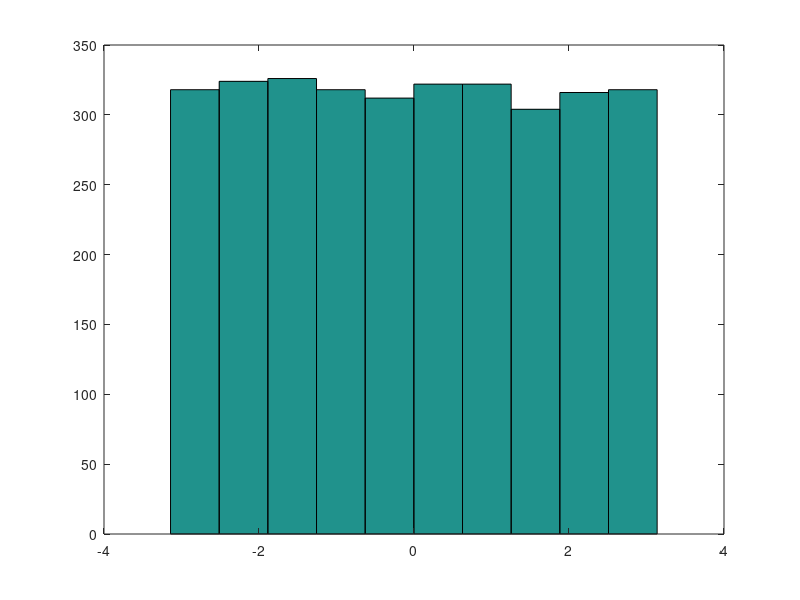
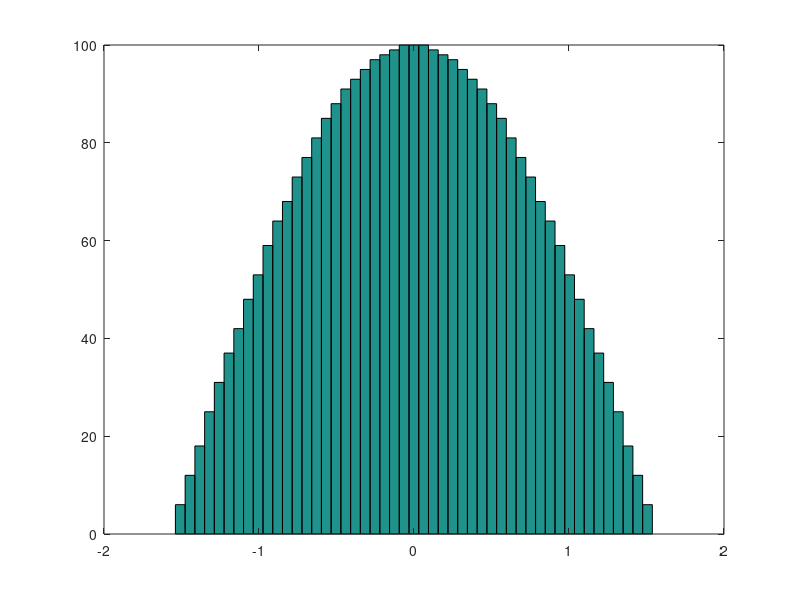

The MATLAB source for these figures, in order:
sz = 128;
k=0;
ProUndersampling=16;
  angle = 2 * pi;
  n_theta = round(pi*sz/(2*sqrt(ProUndersampling)));
x=[];
y=[];
z=[];
nphi=[];
thetaa=[];
for j=1:n_theta-1
  
    n_phi = round(pi*sz*sin(pi*j/n_theta))/sqrt(ProUndersampling);

    theta=[];
    for i=0:n_phi-1
    
      x(end+1)=sin(pi*j/n_theta)*cos(angle*i/n_phi);
      y(end+1)=sin(pi*j/n_theta)*sin(angle*i/n_phi);
      z(end+1)=cos(pi*j/n_theta);
      sinx=z(end)./sqrt(x(end).^2+y(end).^2+z(end).^2);
      theta(end+1)=asin(sinx);
      

    end
    thetaa(end+1)=theta(1);
 %%  figure; plot(theta);
 nphi(end+1)=n_phi;    
end

phi=atan2(x,y);
figure;hist(phi);
sinx=z./sqrt(x.^2+y.^2+z.^2);
theta=asin(sinx);
figure;hist(theta,-pi/2:0.0628:pi/2);
